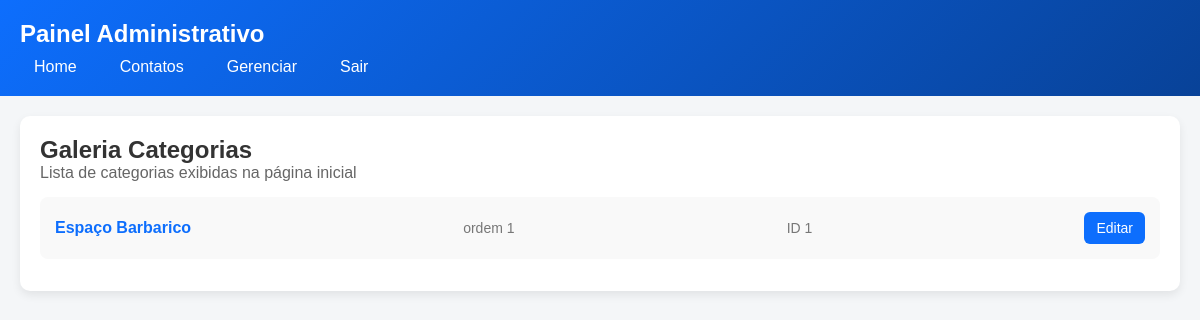
Page /painel/galeria/ on the committed database.
### loja/models.py (models this page shows, shortened)
class GaleriaCategoria(models.Model):
    titulo = models.CharField(max_length=150, help_text="Título da galeria")
    ordem = models.IntegerField(default=0, help_text="Ordem de exibição")
    ativo = models.BooleanField(default=True)
    class Meta:
        ordering = ['ordem']

### painel/views.py (the view)
# urls.py: path("galeria/", GaleriaCategoriaListView.as_view(), name="galeria-categorias"),
class GaleriaCategoriaListView(ListView):
    model = GaleriaCategoria
    template_name = "painel/galeria/categoria_list.html"
    context_object_name = "categorias"

### loja/templates/painel/galeria/categoria_list.html (shortened to what this page needs)
{% extends "painel/base.html" %}
{% block content %}
<div class="card">
  <h2>Galeria Categorias</h2>
  <p style="color:#666; margin-bottom:15px;">
    Lista de categorias exibidas na página inicial
  </p>
  <ul style="list-style:none; padding:0;">
    {% for c in categorias %}
      <li style="
        background:#f9f9f9;
        padding:15px;
        border-radius:8px;
        margin-bottom:12px;
        display:flex;
        justify-content:space-between;
        align-items:center;
      ">
        <a href="{% url 'painel:galeria-blocos' c.id %}"
           style="
             font-weight:600;
             color:#0d6efd;
             text-decoration:none;
           ">
          {{ c.titulo }}
        </a>
        <span style="color:#777; font-size:14px;">
          ordem {{ c.ordem }}
        </span>
        <span style="color:#777; font-size:14px;">
          ID {{ c.id }}
        </span>
                <a href="{% url 'painel:home-categorias-edit' c.id %}"
             style="
               background:#0d6efd;
               color:#fff;
               padding:8px 12px;
               border-radius:6px;
               text-decoration:none;
               font-size:14px;
             ">
            Editar
          </a>
        </div>
    {% empty %}
      <li style="color:#777;">
        Nenhuma categoria cadastrada.
      </li>
    {% endfor %}
{% endblock %}

### loja/templates/painel/base.html (style rules this page uses)
* { margin: 0; padding: 0; box-sizing: border-box; font-family: Arial, Helvetica, sans-serif; }
body { background-color: #f4f6f8; color: #333; min-height: 100vh; }
.card { background-color: #fff; padding: 20px; border-radius: 10px; box-shadow: 0 4px 10px rgba(0,0,0,0.08); margin-bottom: 20px; }

### rows in the picture
GaleriaCategoria: titulo "Espaço Barbarico", ordem "1", id "1"
